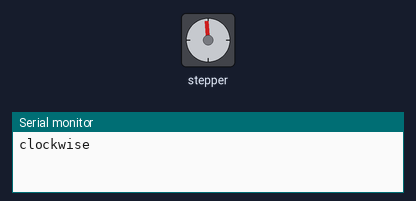
The sketch below on a simulated Arduino Uno, built with avr-gcc and run on an emulated ATmega328P. Parts: stepper motor, the last lines printed to the serial monitor. Stepper angles assume 200 steps per turn.

Above: at 0.15 s.
At 0.65 s:
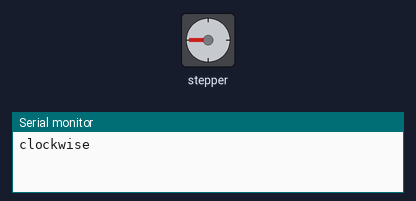
At 1.25 s:
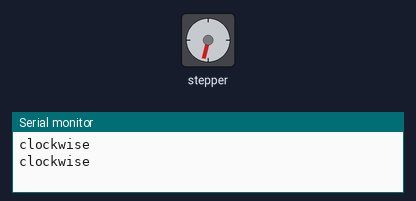
At 2.5 s:
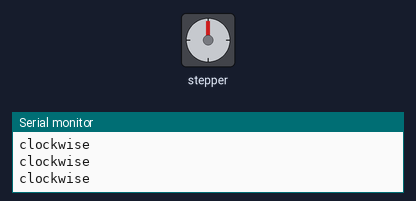
Timing chart, 0 to 4.0 s (numbered marks = the images above):
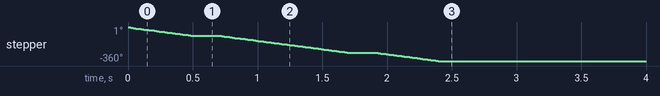

Measured:
- by itself, stepper: turns 360° counter-clockwise in 2.4 s

The sketch:

stepper__final.ino
```cpp
/*
 Stepper Motor Control - one revolution

 This program drives a unipolar or bipolar stepper motor.
 The motor is attached to digital pins 8 - 11 of the Arduino.

 The motor should revolve one revolution in one direction, then
 one revolution in the other direction.


 Created 11 Mar. 2007
 Modified 30 Nov. 2009
 by Tom Igoe

 */

#include <Stepper.h>

const int stepsPerRevolution = 200;  // change this to fit the number of steps per revolution
// for your motor

// initialize the stepper library on pins 8 through 11:
Stepper myStepper(stepsPerRevolution, 8,9,10,11);

int step_degree(float desired_degree)
{

    int degree = 360/desired_degree;

float jk = stepsPerRevolution/degree ;
    return (jk);

    }

void setup() {
  // set the speed at 60 rpm:
  myStepper.setSpeed(30);
  // initialize the serial port:
  Serial.begin(9600);

    Serial.println("clockwise");
  myStepper.step(step_degree(-90));
//  myStepper.step(jk);
  delay(200);

   Serial.println("clockwise");
  myStepper.step(step_degree(-180));
  delay(200);


   Serial.println("clockwise");
  myStepper.step(step_degree(-90));
  delay(200000);

}

void loop() {
  // step one revolution  in one direction:


  // step one revolution in the other direction:
 // Serial.println("anticlockwise");
  //myStepper.step(stepsPerRevolution);
  //delay(500);
}
```
